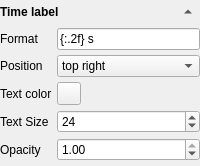
        <widget class="QWidget" name="widget_time_label" native="true">
         <layout class="QGridLayout" name="gridLayout_6">
          <property name="leftMargin">
           <number>0</number>
          </property>
          <property name="topMargin">
           <number>0</number>
          </property>
          <property name="rightMargin">
           <number>0</number>
          </property>
          <property name="bottomMargin">
           <number>5</number>
          </property>
          <property name="spacing">
           <number>5</number>
          </property>
          <item row="0" column="0">
           <widget class="QLabel" name="label_22">
            <property name="font">
             <font>
              <weight>75</weight>
              <bold>true</bold>
             </font>
            </property>
            <property name="text">
             <string>Time label</string>
            </property>
           </widget>
          </item>
          <item row="0" column="1">
           <widget class="QToolButton" name="toolButton_time_label_toggle">
            <property name="text">
             <string>...</string>
            </property>
            <property name="autoRaise">
             <bool>true</bool>
            </property>
            <property name="arrowType">
             <enum>Qt::UpArrow</enum>
            </property>
           </widget>
          </item>
          <item row="1" column="0" colspan="2">
           <widget class="QWidget" name="widget_time_label_opts" native="true">
            <layout class="QGridLayout" name="gridLayout_12">
             <property name="leftMargin">
              <number>0</number>
             </property>
             <property name="topMargin">
              <number>0</number>
             </property>
             <property name="rightMargin">
              <number>0</number>
             </property>
             <property name="bottomMargin">
              <number>0</number>
             </property>
             <property name="spacing">
              <number>5</number>
             </property>
             <item row="4" column="1">
              <widget class="QDoubleSpinBox" name="doubleSpinBox_time_label_opacity">
               <property name="maximum">
                <double>1.000000000000000</double>
               </property>
               <property name="singleStep">
                <double>0.100000000000000</double>
               </property>
               <property name="value">
                <double>1.000000000000000</double>
               </property>
              </widget>
             </item>
             <item row="4" column="0">
              <widget class="QLabel" name="label_23">
               <property name="text">
                <string>Opacity</string>
               </property>
              </widget>
             </item>
             <item row="2" column="1">
              <widget class="QToolButton" name="toolButton_time_label_color">
               <property name="text">
                <string/>
               </property>
               <property name="autoRaise">
                <bool>false</bool>
               </property>
              </widget>
             </item>
             <item row="1" column="0">
              <widget class="QLabel" name="label_25">
               <property name="text">
                <string>Position</string>
               </property>
              </widget>
             </item>
             <item row="0" column="1">
              <widget class="QLineEdit" name="lineedit_time_label_format">
               <property name="text">
                <string>{:.2f} s</string>
               </property>
              </widget>
             </item>
             <item row="0" column="0">
              <widget class="QLabel" name="label_21">
               <property name="text">
                <string>Format</string>
               </property>
              </widget>
             </item>
             <item row="1" column="1">
              <widget class="ComboBox" name="comboBox_time_label_loc">
               <property name="currentIndex">
                <number>1</number>
               </property>
               <item>
                <property name="text">
                 <string>top left</string>
                </property>
               </item>
               <item>
                <property name="text">
                 <string>top right</string>
                </property>
               </item>
               <item>
                <property name="text">
                 <string>top center</string>
                </property>
               </item>
               <item>
                <property name="text">
                 <string>bottom left</string>
                </property>
               </item>
               <item>
                <property name="text">
                 <string>bottom right</string>
                </property>
               </item>
               <item>
                <property name="text">
                 <string>bottom center</string>
                </property>
               </item>
              </widget>
             </item>
             <item row="2" column="0">
              <widget class="QLabel" name="label_24">
               <property name="text">
                <string>Text color</string>
               </property>
              </widget>
             </item>
             <item row="3" column="0">
              <widget class="QLabel" name="label_31">
               <property name="text">
                <string>Text Size</string>
               </property>
              </widget>
             </item>
             <item row="3" column="1">
              <widget class="QSpinBox" name="spinBox_time_label_size">
               <property name="minimum">
                <number>1</number>
               </property>
               <property name="value">
                <number>24</number>
               </property>
              </widget>
             </item>
            </layout>
           </widget>
          </item>
         </layout>
        </widget>
